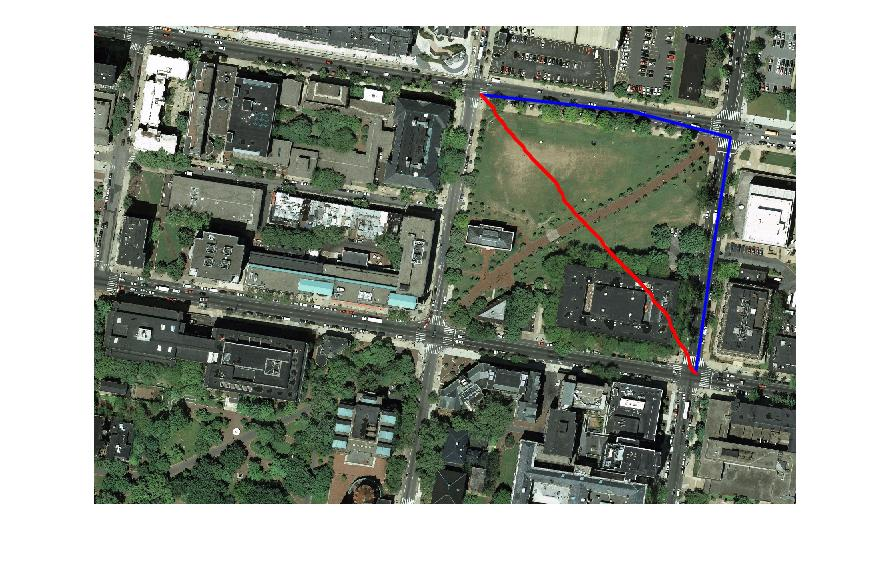
%> input picture images/iter1.jpg, 892 x 569 px
$ octave --eval "result = detectPathway(imread('../images/iter1.jpg'));"   (GNU Octave 9; MATLAB toolbox functions it lacks are replaced by stand-ins)
%> lines starting %> are read from the running program, lines starting %| are printed output that depends on the picture; in (x1, y1, x2, y2) boxes, pixels count from 0 and x2, y2 are one past the last pixel; in counts of white or black regions, pixels touching at a corner belong together; the program's own positions count from 1
function [BW,maskedBWImage] = detectPathway(RGB)
%createMask  Threshold RGB image using auto-generated code from colorThresholder app.
%  [BW,MASKEDRGBIMAGE] = createMask(RGB) thresholds image RGB using
%  auto-generated code from the colorThresholder App. The colorspace and
%  minimum/maximum values for each channel of the colorspace were set in the
%  App and result in a binary mask BW and a composite image maskedRGBImage,
%  which shows the original RGB image values under the mask BW.

% Auto-generated by colorThresholder app on 05-Apr-2016
%------------------------------------------------------


% Convert RGB image to chosen color space
I = rgb2ycbcr(RGB);
%> I: size 569x892x3 uint8; mean of channels 1, 2, 3 144.8, 124.6, 126.2

% Define thresholds for channel 1 based on histogram settings
channel1Min = 59.000;
channel1Max = 162.000;

% Define thresholds for channel 2 based on histogram settings
channel2Min = 113.000;
channel2Max = 121.000;

% Define thresholds for channel 3 based on histogram settings
channel3Min = 127.000;
channel3Max = 141.000;

% Create mask based on chosen histogram thresholds
BW = (I(:,:,1) >= channel1Min ) & (I(:,:,1) <= channel1Max) & ...
    (I(:,:,2) >= channel2Min ) & (I(:,:,2) <= channel2Max) & ...
    (I(:,:,3) >= channel3Min ) & (I(:,:,3) <= channel3Max);
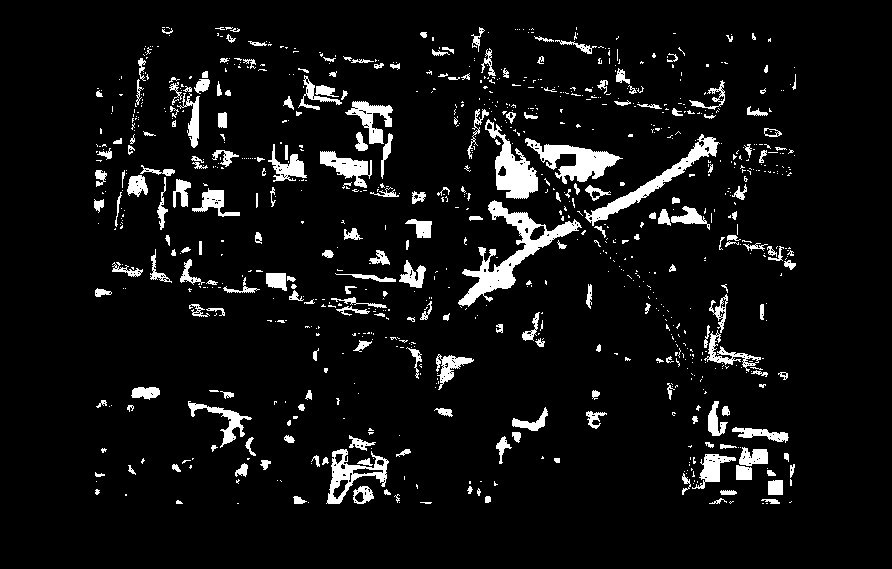
%> BW: size 569x892 logical; 6.9% white; 909 white regions (679 under 20 px), largest, box (x1, y1, x2, y2) and area: (458, 200, 582, 307) 2976, (525, 138, 623, 184) 1790, (485, 119, 538, 199) 1714

% Initialize output masked image based on input image.
maskedBWImage = double(BW);
maskedBWImage = imgaussfilt(maskedBWImage,2);
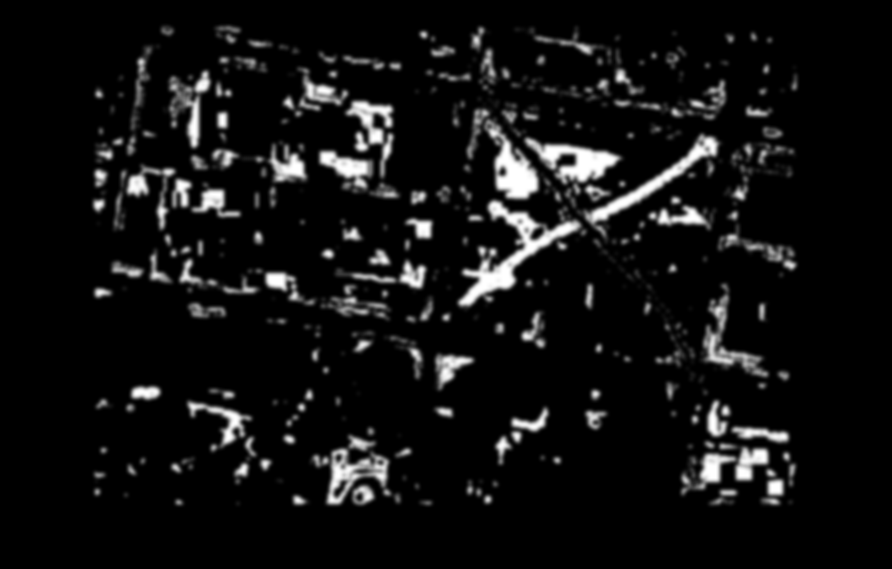
%> maskedBWImage: size 569x892 double; min 0, max 1, mean 0.0688
